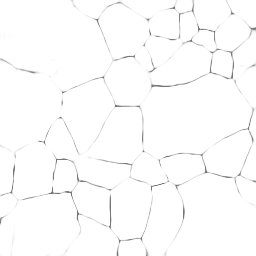
#> input picture data/membrane/test/0_predict.png, 256 x 256 px, found by its file name
$ python autocompile.py
#> lines starting #> are read from the running program, lines starting #| are printed output that depends on the picture
import numpy as np
from skimage import io
import os
import pdb

n_slices = 3    # The number of slices when not counting any overlapping
start = 0
img_dir = 'predicted/'
fname_suf = '_predict.png'

def main():
    ref_img = io.imread(f"{img_dir}{start}{fname_suf}")
#> ref_img is the input picture: shape (256, 256); min 119, max 255, mean 252.3
    width, height = ref_img.shape[:2]
#> width = 256; height = 256

    width_full = n_slices * width
#> width_full = 768
    height_full = n_slices * height
#> height_full = 768

    com_img = np.zeros((width_full, height_full))

    n_images = n_slices ** 2 + (2 * (n_slices * (n_slices - 1))) + (n_slices - 1) ** 2      # I haven't really thought about this tbh, just guessing

    sub_coords = [(0,0), (width // 2,0), (0,height // 2), (width // 2,height // 2)]
#> sub_coords = [(0, 0), (128, 0), (0, 128), (128, 128)]
    dims = (width, height)
#> dims = (256, 256)

    coord_map = []
    for i in range(n_slices):
        for j in range(n_slices):
            for sub in sub_coords:
                coords = (i * width + sub[0], j * height + sub[1])
                if coords[0] + width > width_full or coords[1] + height > height_full:
                    continue
                coord_map.append(coords)

    print(coord_map)
#> (printed output is left out)

    for i in range(n_images):
        fname = f"{img_dir}{start + i}{fname_suf}"
        sub_img = io.imread(fname)
        coords = coord_map[i]
#> coords = (0, 0)
#        pdb.set_trace()
        print(coords)
#| (0, 0)
        com_img[coords[0]:coords[0] + width,coords[1]:coords[1] + height] += sub_img
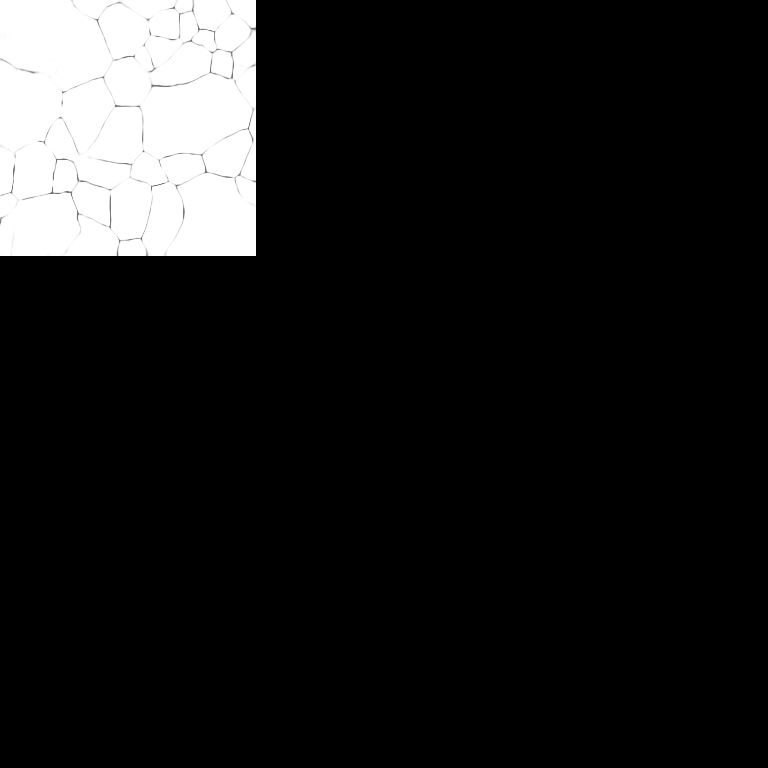
#> com_img: shape (768, 768) float64; min 0, max 255, mean 28

    # average normalizing
    com_img[width // 2:-width // 2,:] /= 2
    com_img[:,height // 2:-height// 2] /= 2
    io.imsave("compilation.png", com_img)


if __name__ == "__main__":
#> (the run stopped early here; a loop or call above may not have finished)
